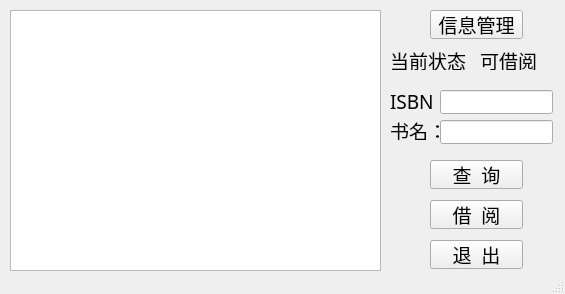
<?xml version="1.0" encoding="UTF-8"?>
<ui version="4.0">
 <class>userMainWindow</class>
 <widget class="QMainWindow" name="userMainWindow">
  <property name="geometry">
   <rect>
    <x>0</x>
    <y>0</y>
    <width>565</width>
    <height>294</height>
   </rect>
  </property>
  <property name="windowTitle">
   <string>MainWindow</string>
  </property>
  <widget class="QWidget" name="centralwidget">
   <widget class="QTableView" name="tableView">
    <property name="geometry">
     <rect>
      <x>10</x>
      <y>10</y>
      <width>371</width>
      <height>261</height>
     </rect>
    </property>
    <property name="font">
     <font>
      <family>思源黑体</family>
      <pointsize>14</pointsize>
     </font>
    </property>
   </widget>
   <widget class="QLabel" name="label">
    <property name="geometry">
     <rect>
      <x>390</x>
      <y>50</y>
      <width>81</width>
      <height>20</height>
     </rect>
    </property>
    <property name="font">
     <font>
      <family>思源黑体</family>
      <pointsize>14</pointsize>
     </font>
    </property>
    <property name="text">
     <string>当前状态：</string>
    </property>
   </widget>
   <widget class="QLabel" name="stat_lbl">
    <property name="geometry">
     <rect>
      <x>480</x>
      <y>50</y>
      <width>69</width>
      <height>20</height>
     </rect>
    </property>
    <property name="font">
     <font>
      <family>思源黑体</family>
      <pointsize>14</pointsize>
     </font>
    </property>
    <property name="text">
     <string>可借阅</string>
    </property>
   </widget>
   <widget class="QPushButton" name="man_btn">
    <property name="geometry">
     <rect>
      <x>430</x>
      <y>10</y>
      <width>93</width>
      <height>29</height>
     </rect>
    </property>
    <property name="font">
     <font>
      <family>思源黑体</family>
      <pointsize>14</pointsize>
     </font>
    </property>
    <property name="text">
     <string>信息管理</string>
    </property>
   </widget>
   <widget class="QLabel" name="label_3">
    <property name="geometry">
     <rect>
      <x>390</x>
      <y>90</y>
      <width>51</width>
      <height>20</height>
     </rect>
    </property>
    <property name="font">
     <font>
      <family>思源黑体</family>
      <pointsize>14</pointsize>
     </font>
    </property>
    <property name="text">
     <string>ISBN：</string>
    </property>
   </widget>
   <widget class="QLineEdit" name="ISBN_edt">
    <property name="geometry">
     <rect>
      <x>440</x>
      <y>90</y>
      <width>113</width>
      <height>24</height>
     </rect>
    </property>
    <property name="font">
     <font>
      <family>思源黑体</family>
      <pointsize>14</pointsize>
     </font>
    </property>
   </widget>
   <widget class="QLabel" name="label_4">
    <property name="geometry">
     <rect>
      <x>390</x>
      <y>120</y>
      <width>69</width>
      <height>20</height>
     </rect>
    </property>
    <property name="font">
     <font>
      <family>思源黑体</family>
      <pointsize>14</pointsize>
     </font>
    </property>
    <property name="text">
     <string>书名：</string>
    </property>
   </widget>
   <widget class="QLineEdit" name="name_edt">
    <property name="geometry">
     <rect>
      <x>440</x>
      <y>120</y>
      <width>113</width>
      <height>24</height>
     </rect>
    </property>
    <property name="font">
     <font>
      <family>思源黑体</family>
      <pointsize>14</pointsize>
     </font>
    </property>
   </widget>
   <widget class="QPushButton" name="search_btn">
    <property name="geometry">
     <rect>
      <x>430</x>
      <y>160</y>
      <width>93</width>
      <height>29</height>
     </rect>
    </property>
    <property name="font">
     <font>
      <family>思源黑体</family>
      <pointsize>14</pointsize>
     </font>
    </property>
    <property name="text">
     <string>查  询</string>
    </property>
   </widget>
   <widget class="QPushButton" name="borrow_btn">
    <property name="geometry">
     <rect>
      <x>430</x>
      <y>200</y>
      <width>93</width>
      <height>29</height>
     </rect>
    </property>
    <property name="font">
     <font>
      <family>思源黑体</family>
      <pointsize>14</pointsize>
     </font>
    </property>
    <property name="text">
     <string>借  阅</string>
    </property>
   </widget>
   <widget class="QPushButton" name="pushButton_4">
    <property name="geometry">
     <rect>
      <x>430</x>
      <y>240</y>
      <width>93</width>
      <height>29</height>
     </rect>
    </property>
    <property name="font">
     <font>
      <family>思源黑体</family>
      <pointsize>14</pointsize>
     </font>
    </property>
    <property name="text">
     <string>退  出</string>
    </property>
   </widget>
  </widget>
  <widget class="QStatusBar" name="statusbar"/>
 </widget>
 <resources/>
 <connections/>
</ui>
